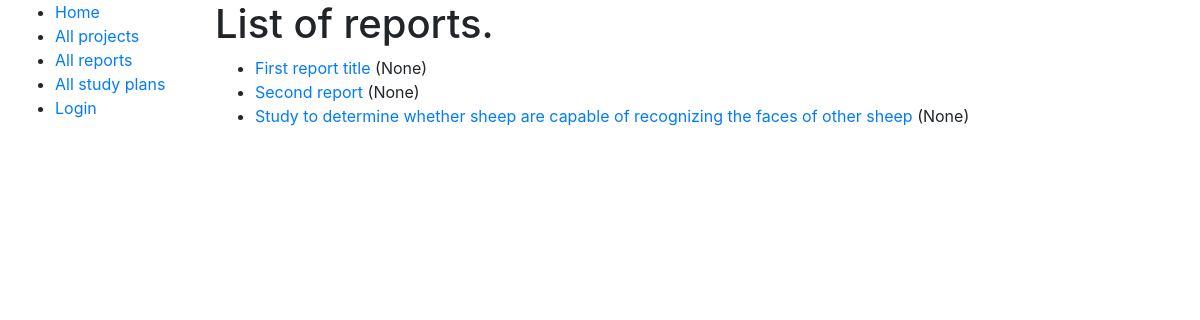
/fileindex/reports/, run on an earlier commit of the app's database.
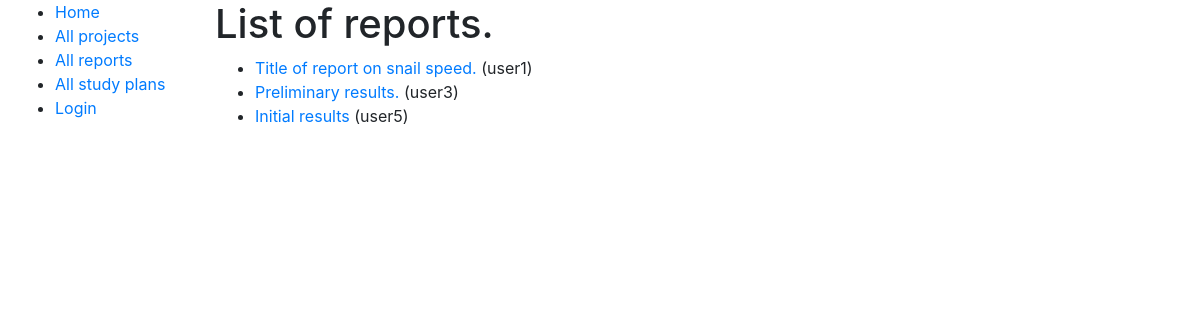
And on a later commit of the database.
### fileindex/models.py (models this page shows, shortened)
class Document(models.Model):
    owner = models.ForeignKey(User, on_delete=models.SET_NULL, blank=True, null=True)
    project = models.ForeignKey(Project, on_delete=models.SET_NULL, blank=True, null=True)
    location = models.ForeignKey(Location, on_delete=models.SET_NULL, blank=True, null=True)
    DOCUMENT_CODE = (
        ('SP', 'Study plan'),
        ('R', 'Report'),
        ('RDF', 'Related file'),
        ('LBN', 'Lab book'),
    )
    document_code = models.CharField(max_length=3, choices=DOCUMENT_CODE, default='')
    e_copy = models.FileField(upload_to='uploads/', null=True, blank=True)
    class Meta:
        abstract = True

class Report(Document):
    study_plan = models.ManyToManyField(StudyPlan)
    title = models.TextField()
    DOCUMENT_STATUS = (
        ('PEN', 'Pending'),
        ('IND', 'In draft'),
        ('COM', 'Complete'),
    )
    status = models.CharField(max_length=3, choices=DOCUMENT_STATUS, default='PEN')
    sign_date = models.DateField(null=True, blank=True)
    def get_absolute_url(self):
        return reverse('report-detail', args=[str(self.id)])

### fileindex/views.py (the view)
# urls.py: path('reports/', views.ReportListView.as_view(), name='reports'),
class ReportListView(generic.ListView):
    model = Report

### fileindex/templates/fileindex/report_list.html
{% extends "base_generic.html" %}
{% block content %}
	<h1>List of reports.</h1>
	{% if report_list %}
		<ul>
			{% for report in report_list %}
			<li>
			<a href="{{ report.get_absolute_url }}">{{ report.title }}</a> ({{ report.owner }})
			</li>
			{% endfor %}
		</ul>
		{% else %}
		<p>There are no reports.</p>
	{% endif %}
{% endblock %}

What changed in the data, as far as the page shows it:
removed Report: title "Second report", owner "None"
changed Report: title "First report title" → "Title of report on snail speed."; owner "None" → "user1"
added Report: title "Preliminary results.", owner "user3"
changed Report: title "Study to determine whether sheep are capable of recognizing the faces of other sheep" → "Initial results"; owner "None" → "user5"
